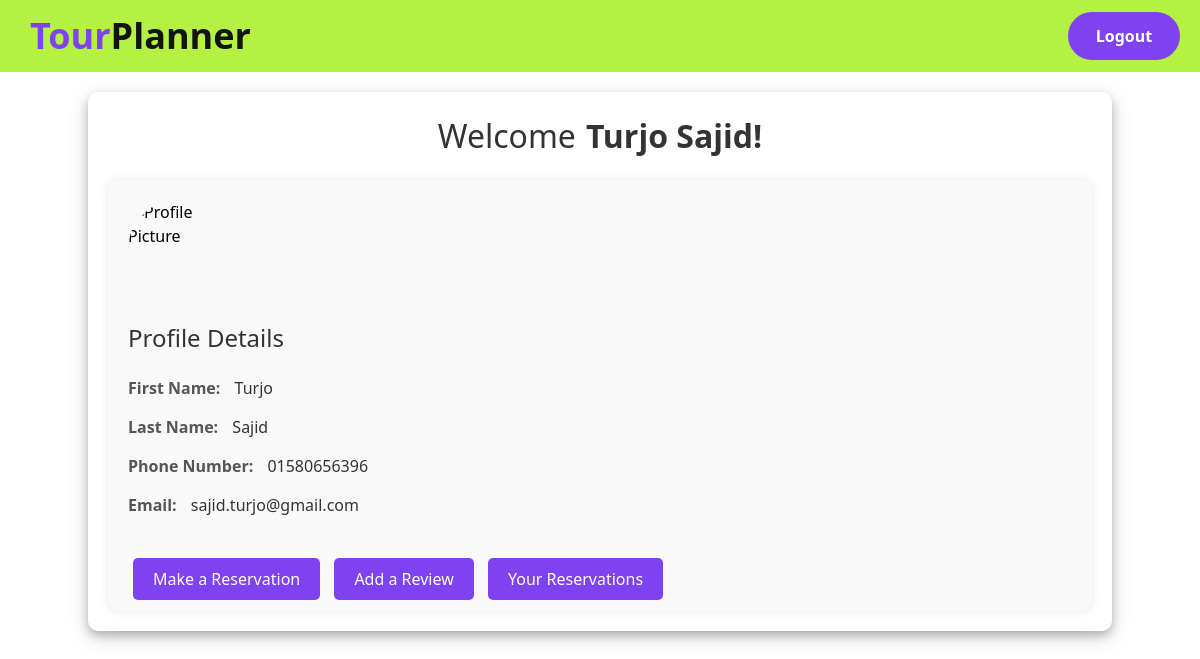
Screenshot of /profile (signed in) with the database file from the repository.
### app/models.py (models this page shows, shortened)
class User(db.Model):
    __tablename__ = 'users'
    user_id = db.Column(db.Integer, primary_key=True)
    first_name = db.Column(db.String(50))
    last_name = db.Column(db.String(50))
    phone_number = db.Column(db.String(15))
    email = db.Column(db.String, nullable=False, unique=True)
    username = db.Column(db.String, nullable=False, unique=True)
    password = db.Column(db.String, nullable=False)
    role_id = db.Column(db.Integer, nullable=False)

### app/routes.py (the view)
@app.route('/profile', methods=['GET', 'POST'])
def profile():
    if 'current_user' in session:
        username = session['current_user']
        current_user = User.query.filter_by(username = username).first()
        return render_template('profile.html', user = current_user)
    else:
        return redirect(url_for('login'))

### app/templates/profile.html (shortened to what this page needs)
{% extends "index.html" %}
{% block logout%}
<a class="bg-primary text-white w-28 h-12 rounded-full flex justify-center items-center font-semibold hover:shadow-lg" href="{{url_for('logout')}}">Logout</a>
{% endblock %}
{% block content %}
  <div class="container">
    <h1>Welcome<span style="font-weight: bold;">{{user.first_name}} {{user.last_name}}!</span></h1>
    <div class="profile-details">
      <img src="https://upload.wikimedia.org/wikipedia/commons/thumb/2/2c/Default_pfp.svg/2048px-Default_pfp.svg.png" alt="Profile Picture" class="profile-picture">
      <h2>Profile Details</h2>
      <div class="detail">
        <label for="firstName">First Name:</label>
        <span id="firstName">{{user.first_name}}</span>
      </div>
      <div class="detail">
        <label for="lastName">Last Name:</label>
        <span id="lastName">{{user.last_name}}</span>
      </div>
      <div class="detail">
        <label for="phoneNumber">Phone Number:</label>
        <span id="phoneNumber">{{user.phone_number}}</span>
      </div>
      <div class="detail">
        <label for="email">Email:</label>
        <span id="email">{{user.email}}</span>
      </div>
      {% if user.role_id == 0 %}
      <div class="links">
      <a href="{{url_for('reservation')}}" class="button">Make a Reservation</a>
      <a href="{{url_for('add_review')}}" class="button">Add a Review</a>
      <a href="{{url_for('user_reservations')}}" class="button">Your Reservations</a></div>
      {% endif %}
    </div>
  </div>
{% endblock %}

### app/templates/profile.html (style rules this page uses)
.container { width: 50%; padding: 20px; background-color: #fff; border-radius: 10px; box-shadow: 0 4px 8px 0 rgba(0, 0, 0, 0.2), 0 6px 20px 0 rgba(0, 0, 0, 0.19); margin: 0 auto; margin-top: 20px; }
.container h1 { text-align: center; color: #333; font-size: 2rem; margin-bottom: 20px; }
.profile-details { background-color: #f9f9f9; padding: 20px; border-radius: 10px; box-shadow: 0 0 10px rgba(0, 0, 0, 0.1); }
.profile-details h2 { color: #333; font-size: 1.5rem; margin-bottom: 20px; }
.detail { margin-bottom: 15px; }
label { font-weight: bold; color: #555; }
span { margin-left: 10px; color: #333; }
.button { display: block-inline; margin-top: 15px; padding: 10px 20px; width: 200px; background-color: #7E42F1; color: #fff; text-decoration: none; border-radius: 5px; transition: background-color 0.3s; text-align: center; }
.profile-picture { width: 100px; height: 100px; border-radius: 50%; margin-bottom: 20px; }
.links { margin-top: 50px; }
.links a { margin: 5px; }

### rows the page displays
User: first_name "Turjo", last_name "Sajid", phone_number "01580656396", email "sajid.turjo@gmail.com"
